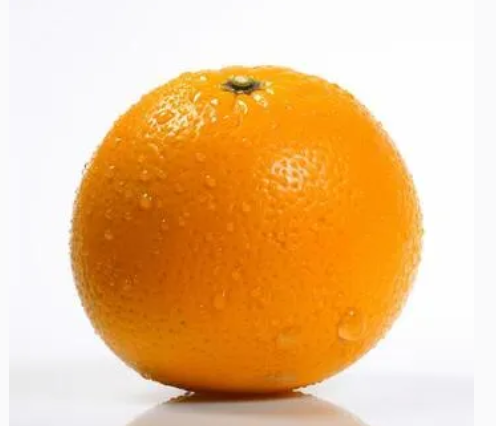
#> input picture TP1/naranja.jpg, 496 x 426 px, found by its file name
$ python 'ejercicio_14_Transformaciones y filtros.py'
#> lines starting #> are read from the running program, lines starting #| are printed output that depends on the picture
"""
14
Histograma de una imagen
Calculá y graficá el histograma de una foto: primero en escala
de grises y después los tres canales superpuestos. Describí en dos
líneas qué te dice ese gráfico sobre la exposición de la foto.

Pistacv2.calcHist([img], [canal], None, [256], [0, 256]) y matplotlib
para el gráfico.
"""

import cv2
import matplotlib.pyplot as plt

ALFA = 1.4
RUTA="TP1/naranja.jpg"
BETA = 20

def histograma_gris(img_gris):
    hist_gris = cv2.calcHist( #cv2.calcHist([imagen], [canal], máscara, [cantidad_de_bins], [rango])
    [img_gris], #inagen
    [0], #un solo canal
    None, #sin mascara
    [256], # 256 intervalos
    [0, 256] #rangos de intensidades
    )

    plt.figure()
    plt.plot(hist_gris)
    plt.title("Histograma en escala de grises")
    plt.xlabel("Intensidad")
    plt.ylabel("Cantidad de píxeles")
    plt.xlim([0, 256])
    plt.show()

def histograma_color(img_color):
    hist_b = cv2.calcHist([img_color], [0], None, [256], [0, 256])
    hist_g = cv2.calcHist([img_color], [1], None, [256], [0, 256])
    hist_r = cv2.calcHist([img_color], [2], None, [256], [0, 256])

    plt.figure()

    plt.plot(hist_b, color="blue", label="Azul")
    plt.plot(hist_g, color="green", label="Verde")
    plt.plot(hist_r, color="red", label="Rojo")

    plt.title("Histograma de los canales de color")
    plt.xlabel("Intensidad")
    plt.ylabel("Cantidad de píxeles")
    plt.xlim([0, 256])
    plt.legend()

    plt.show()

def main():

    img = cv2.imread(RUTA)
#> img is the input picture: shape (426, 496, 3); mean B, G, R 143.9, 193.7, 236.5
    # Convertimos a gris
    gris = cv2.cvtColor(img, cv2.COLOR_BGR2GRAY)
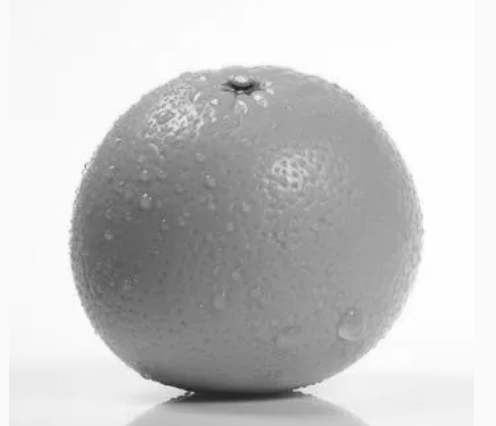
#> gris: shape (426, 496); min 31, max 255, mean 200.8

    histograma_gris(gris)
#> in histograma_gris, `hist_gris = cv2.calcHist(`: hist_gris = 256 values, max 27781 at index 250, min 0 at index 0, mean 825.4
#> in histograma_gris, `plt.show()`:
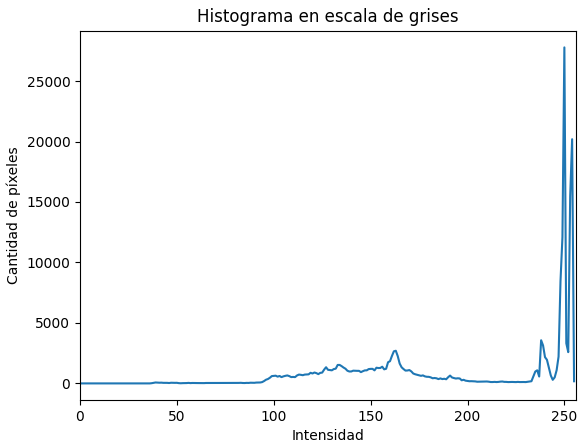
#> figure drawn by matplotlib, 1 panel; curve peaks at x = 250, y = 27781
    histograma_color(img)
#> in histograma_color, `hist_b = cv2.calcHist([img_color], [0], None, [256], [0, 256])`: hist_b = 256 values, max 22731 at index 254, min 33 at index 202, mean 825.4
#> in histograma_color, `hist_g = cv2.calcHist([img_color], [1], None, [256], [0, 256])`: hist_g = 256 values, max 26878 at index 250, min 0 at index 0, mean 825.4
#> in histograma_color, `hist_r = cv2.calcHist([img_color], [2], None, [256], [0, 256])`: hist_r = 256 values, max 30343 at index 250, min 0 at index 0, mean 825.4
#> in histograma_color, `plt.show()`:
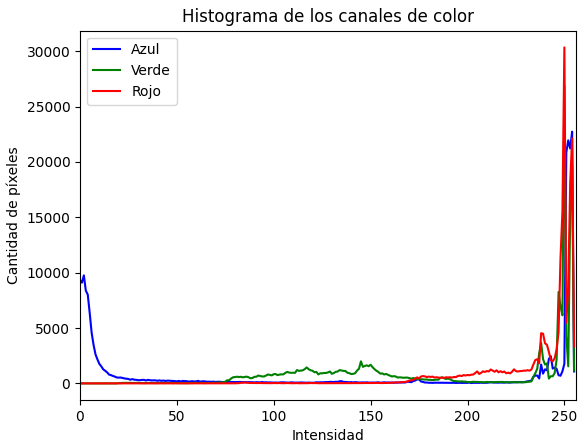
#> figure drawn by matplotlib, 1 panel; curve peaks at x = 254, y = 22731; curve peaks at x = 250, y = 26878; curve peaks at x = 250, y = 30343

'''
El histograma muestra valores acumulados cerca del area de 255
(imagen a color y gris) esto indica que hay tonos muy claros cercanos
al blanco en la mayoria de la imagen, explicado por el color del
fondo de la misma.
'''


if __name__ == "__main__":
    main()

$ run again, with TP1/hoja_cuadriculada.png saved as TP1/naranja.jpg
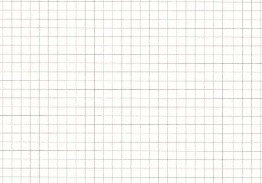
#> input picture TP1/hoja_cuadriculada.png, 262 x 183 px, found by its file name
#> in main, img is the input picture: shape (183, 262, 3); mean B, G, R 242.9, 247.2, 247.4
#> hist_gris = 256 values, max 9620 at index 254, min 0 at index 0, mean 187.3
#> in histograma_gris, `plt.show()`:
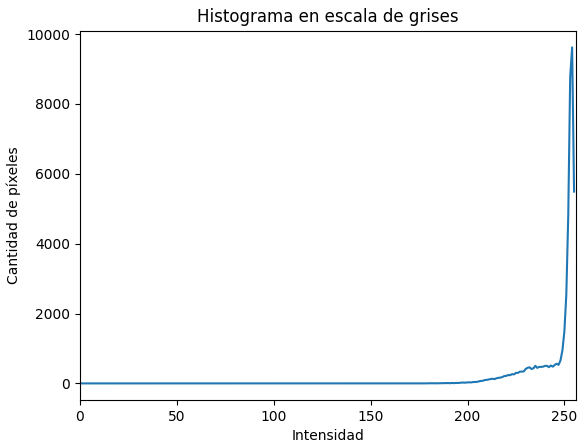
#> figure drawn by matplotlib, 1 panel; curve peaks at x = 254, y = 9620
#> hist_b = 256 values, max 9554 at index 250, min 0 at index 0, mean 187.3
#> hist_g = 256 values, max 9182 at index 255, min 0 at index 0, mean 187.3
#> hist_r = 256 values, max 11533 at index 255, min 0 at index 0, mean 187.3
#> in histograma_color, `plt.show()`:
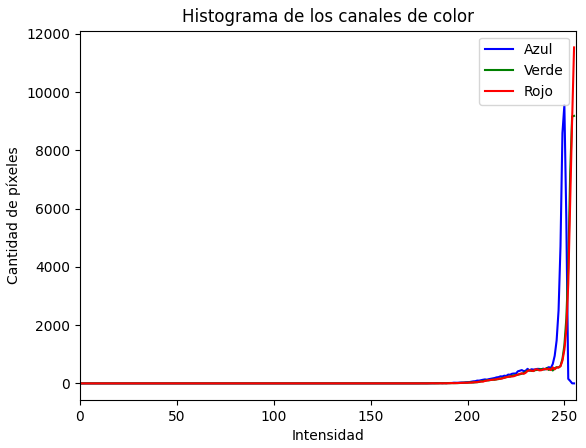
#> figure drawn by matplotlib, 1 panel; curve peaks at x = 250, y = 9554; curve peaks at x = 255, y = 9182; curve peaks at x = 255, y = 11533
